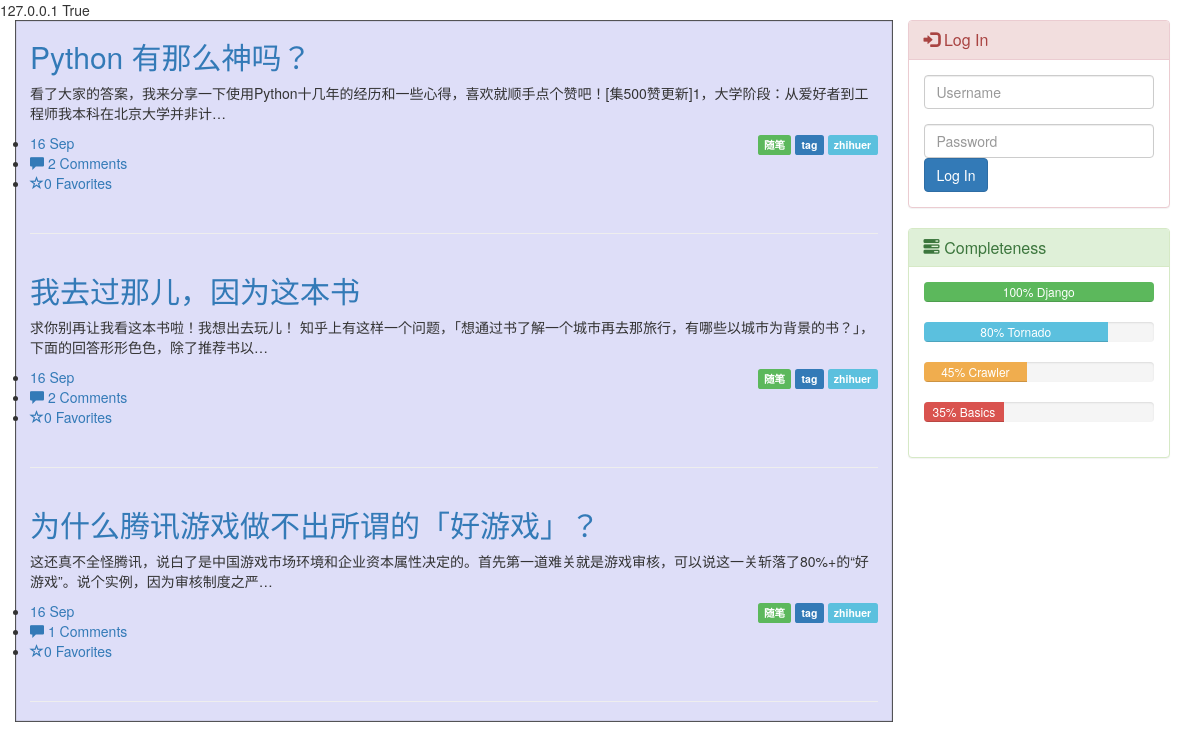
Page /focus/ on the committed database.
### focus/models.py (models this page shows, shortened)
@python_2_unicode_compatible
class Article(models.Model):
    column = models.ForeignKey(Column,blank=True,null=True,verbose_name='belong to',on_delete=models.CASCADE)
    title = models.CharField('标题',max_length=256)
    author = models.ForeignKey('Author',on_delete=models.CASCADE)
    user = models.ManyToManyField(settings.AUTH_USER_MODEL,blank=True)
    content = models.TextField('content')
    pub_date = models.DateTimeField(auto_now_add=True,editable=True)
    update_time = models.DateTimeField(auto_now=True,null=True)
    published = models.BooleanField('notDraft',default=True)
    poll_num = models.IntegerField('点赞数',default=0)
    comment_num = models.IntegerField('评论数',default=0)
    keep_num = models.IntegerField('收藏数',default=0)
    objects = ArticleManager()#替代默认的model查询接口对象
    class Meta:
        verbose_name = 'article'
        verbose_name_plural = 'articles'

@python_2_unicode_compatible
class Column(models.Model):
    name = models.CharField('文章分类',max_length=256)
    intro = models.TextField('introduction',default='')
    def __str__(self):
        return self.name
    class Meta:
        verbose_name = '文章的分类'
        verbose_name_plural = 'column'
        ordering = ['name']

class Author(models.Model):
    name = models.CharField(max_length=256)
    profile = models.CharField('profile',default='',max_length=256)
    password = models.CharField('password',max_length=256)
    register_date = models.DateTimeField(auto_now_add=True,editable=True)
    def __str__(self):
        return self.name

### focus/views.py (the view)
# urls.py: path('',foucs_views.index,name="index"),
def index(request):
    latest_article_list = Article.objects.query_by_time()
    loginform = LoginForm()
    context = {'latest_article_list':latest_article_list,'loginform':loginform}
    return render(request,'focus/index.html',context)

### focus/forms.py
class LoginForm(forms.Form):
	uid = forms.CharField(label='',widget=forms.TextInput(attrs={'class':'form-control' ,'id':'uid', 'placeholder': 'Username'}))
	pwd = forms.CharField(label='',widget=forms.PasswordInput(attrs={'class':'form-control' ,'id':'pwd', 'placeholder': 'Password'}))

### cms/context_processor.py (called while the page is built)
def settings(request):
    return {'settings':original_settings}

def ip_address(request):
    return {'ip_address':request.META['REMOTE_ADDR']}

### focus/models.py (called while the page is built)
    def query_by_time(self):
        query = self.get_queryset().order_by('-pub_date')
        return query

### focus/templates/focus/index.html (shortened to what this page needs)
<!DOCTYPE html>
<html lang="en">
<head>
    <link href="https://cdn.bootcss.com/bootstrap/3.3.7/css/bootstrap.min.css" rel="stylesheet">
</head>
<body>
{{ ip_address }}
{{ settings.DEBUG }}
<div class="container">
    <div class="row">
        <div class="col-md-9" style="background-color: #dedef8; box-shadow: inset 1px -1px 1px #444, inset -1px 1px 1px #444;">
            {% for article in latest_article_list %}
            <div class="row">
                <div class="col-md-12">
                    <h2><a id="article_title" href="/focus/{{ article.id }}/articles/">{{ article.title }}</a></h2>
                    <p>{{ article.content|truncatechars_html:80 |safe }}</p>
                    <p class="pull-right">
                        <span class="label label-success">{{ article.column }}</span>
                        <span class="label label-primary">tag</span>
                        <span class="label label-info">{{ article.author }}</span>
                    </p>
                    <ul class="list-group">
                        <li><a href="#">{{ article.pub_date | date:"j M" }}</a></li>
                        <li><a href="#"><span class="glyphicon glyphicon-comment"></span> {{ article.comment_num }} Comments</a></li>
                        <li><a href="#"><span class="glyphicon glyphicon-star-empty"></span>{{ article.keep_num }} Favorites</a></li>
                    </ul>
                </div>
            </div>
            <hr>
            {% endfor %}
        </div>
        <div class="col-md-3">
            {% if request.user.is_authenticated %}
            <div class="panel panel-success">
                <div class="panel-heading">
                    <h3 class="panel-title">
                        <span class="glyphicon glyphicon-user"></span>
                        {{ request.user }}
                        <div class="dropdown">
	<button type="button" class="btn dropdown-toggle" id="dropdownMenu1"
			data-toggle="dropdown">
		{{ request.user }}
		<span class="caret"></span>
	</button>
	<ul class="dropdown-menu" role="menu" aria-labelledby="dropdownMenu1">
		<li role="presentation">
			<a role="menuitem" tabindex="-1" href="#">个人信息</a>
		</li>
		<li role="presentation">
			<a role="menuitem" tabindex="-1" href="#">数据挖掘</a>
		</li>
		<li role="presentation">
			<a role="menuitem" tabindex="-1" href="#">数据通信/网络</a>
		</li>
		<li role="presentation" class="divider"></li>
		<li role="presentation">
			<a role="menuitem" tabindex="-1" href="#">分离的链接</a>
		</li>
	</ul>
</div>
                    </h3>
                </div>
                <div class="panel-body">
                    <div class="form-group">嗨!:{{ user }}
                        <a href="/focus/logout/"><input class="btn btn-default" type="submit" value="退出" />
                        </a>
                    </div>
                </div>
            </div>
            {% else %}
            <div class="panel panel-danger">
                <div class="panel-heading">
                    <h3 class="panel-title">
                        <span class="glyphicon glyphicon-log-in"></span>
                        Log In
                    </h3>
                </div>
                <div class="panel-body">
                    <form action="/focus/login/" method="post">
                        <div class="form-group">
                            {{ loginform.uid }}
                        </div>
                        <div class="from-group">
                            {{ loginform.pwd }}
                        </div>
                        <button type="submit" class="btn btn-primary">
                            Log In
                        </button>
                    </form>
                </div>
            </div>
            {% endif %}
            <div class="panel panel-success">
                <div class="panel-heading">
                    <h3 class="panel-title">
                        <span class="glyphicon glyphicon-tasks"></span>
                        Completeness
                    </h3>
                </div>
                <div class="panel-body">
                      <div class="progress">
                          <div class="progress-bar progress-bar-success" role="progressbar" aria-valuenow="100" aria-valuemin="0" aria-valuemax="100" style="width:100%">
                                100% Django
                          </div>
                      </div>
                      <div class="progress">
                          <div class="progress-bar progress-bar-info" role="progressbar" aria-valuenow="80" aria-valuemin="0" aria-valuemax="100" style="width:80%">
                              80% Tornado
                          </div>
                      </div>
                      <div class="progress">
                          <div class="progress-bar progress-bar-warning" role="progressbar" aria-valuenow="45" aria-valuemin="0" aria-valuemax="100" style="width:45%">
                              45% Crawler
                          </div>
                      </div>
                      <div class="progress">
                          <div class="progress-bar progress-bar-danger" role="progressbar" aria-valuenow="35" aria-valuemin="0" aria-valuemax="100" style="width:35%">
                                 35% Basics
                          </div>
                      </div>
                </div>
            </div>
        </div>
    </div>
</div>
</body>
</html>

### rows in the picture
Article: title "Python 有那么神吗？", content "看了大家的答案，我来分享一下使用Python十几年的经历和一些心得，喜欢就顺手点个赞吧！[集500赞更新]1，大学阶段：从爱好者到工程师我本科在北京大学并非计…", column "随笔", author "zhihuer", pub_date "16 Sep", comment_num "2", keep_num "0"
Article: title "我去过那儿，因为这本书", content "求你别再让我看这本书啦！我想出去玩儿！ 知乎上有这样一个问题，「想通过书了解一个城市再去那旅行，有哪些以城市为背景的书？」，下面的回答形形色色，除了推荐书以…", column "随笔", author "zhihuer", pub_date "16 Sep", comment_num "2", keep_num "0"
Article: title "为什么腾讯游戏做不出所谓的「好游戏」？", content "这还真不全怪腾讯，说白了是中国游戏市场环境和企业资本属性决定的。首先第一道难关就是游戏审核，可以说这一关斩落了80%+的“好游戏”。说个实例，因为审核制度之严…", column "随笔", author "zhihuer", pub_date "16 Sep", comment_num "1", keep_num "0"

### other values in the picture
{{ ip_address }} "127.0.0.1"
{{ settings.DEBUG }} "True"
